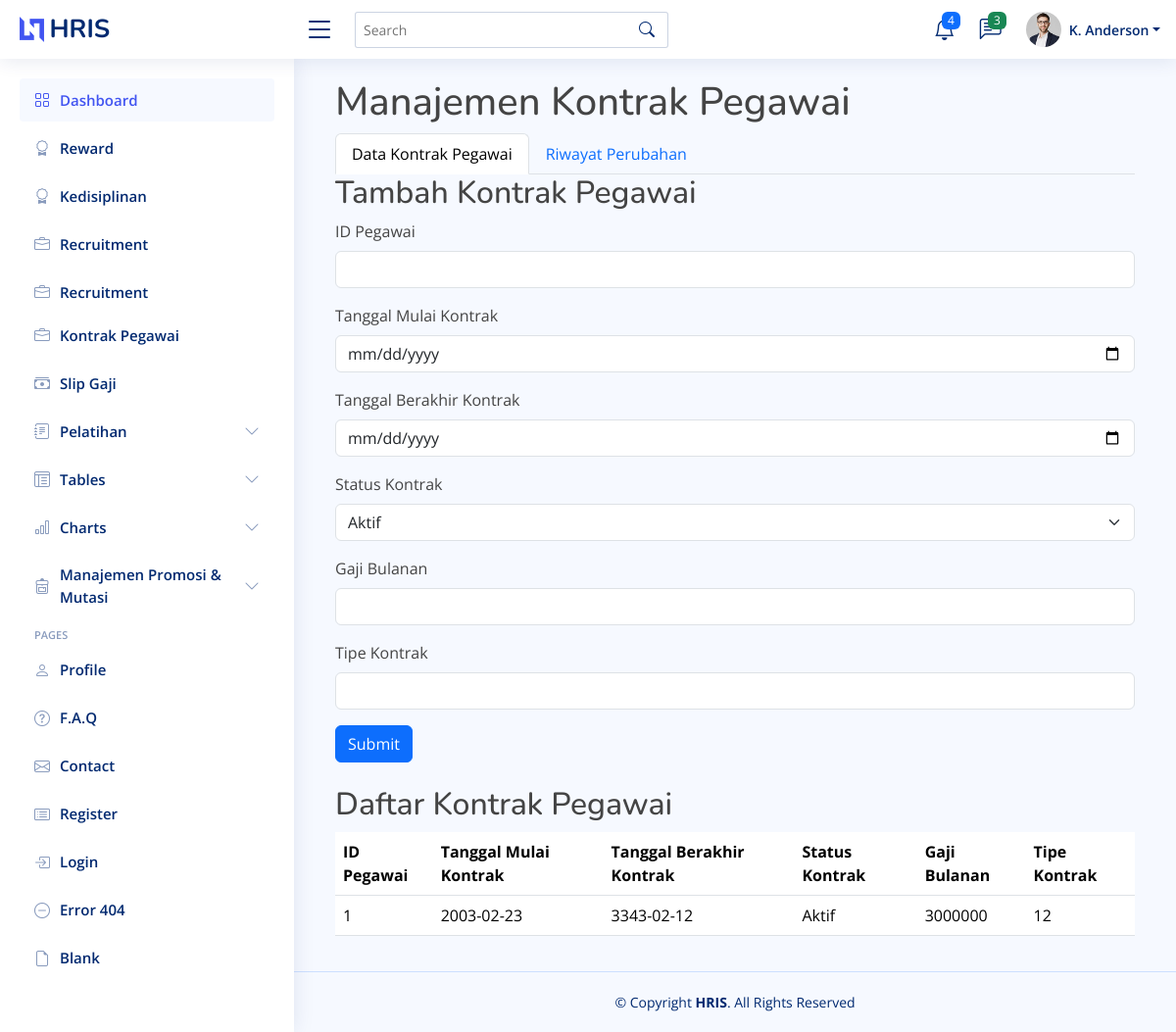
Before: /kontrak_pegawai/index.php with the older database file.
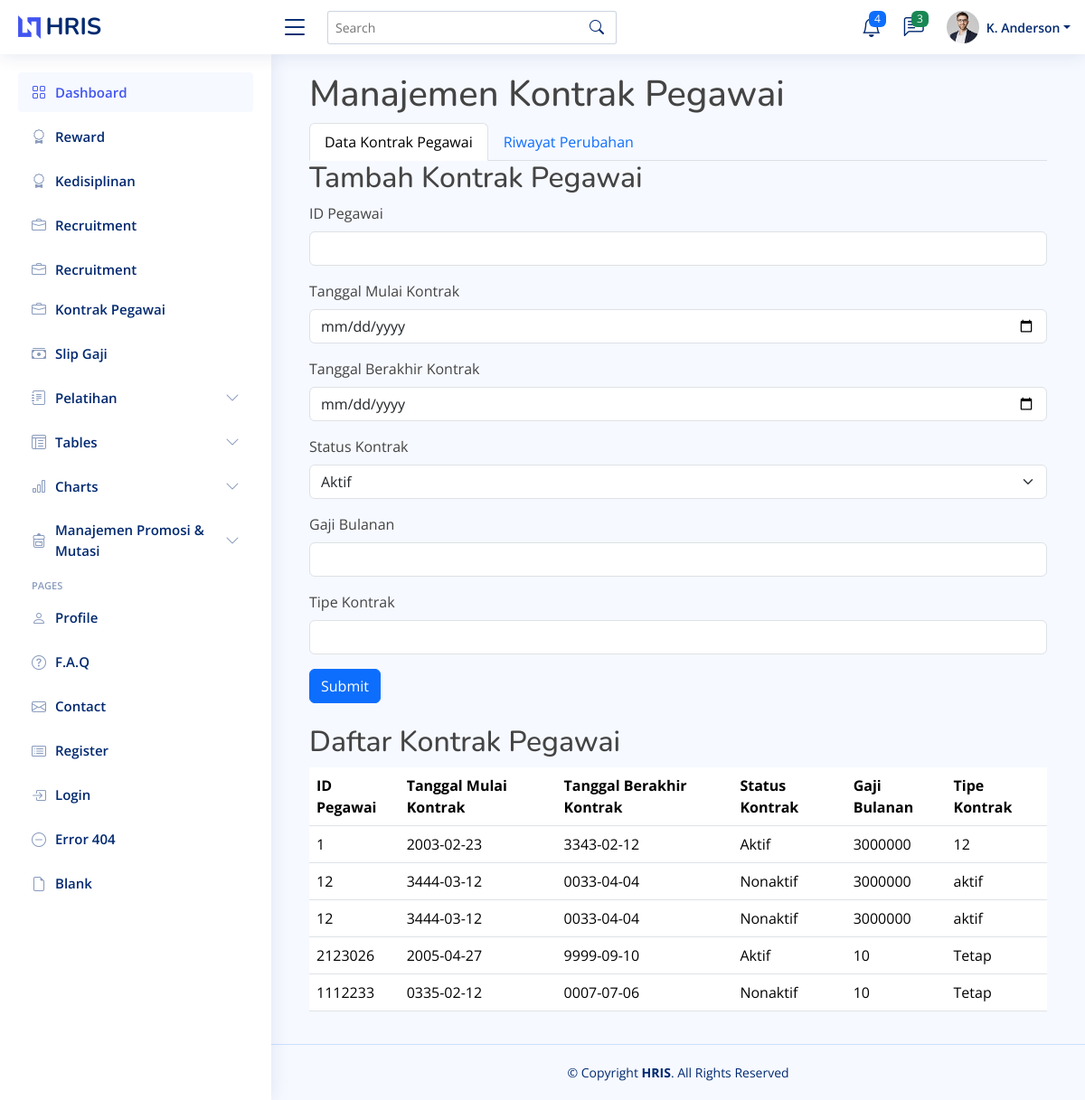
After: the same page with the newer database file.
### kontrak_pegawai/index.php (the view, shortened to what this page needs)
<?php
include '../template/header.php';
include '../template/sidebar.php';
include '../connection.php';
function getData($table) {
    global $conn;
    $result = $conn->query("SELECT * FROM `$table`");
    if ($result) {
        return $result->fetch_all(MYSQLI_ASSOC);
    } else {
        return [];
    }
}
$kontrak_pegawai = getData('kontrak pegawai');
?>
<main id="main" class="main">
    <div class="container">
        <h1>Manajemen Kontrak Pegawai</h1>
        <ul class="nav nav-tabs" id="kontrakPegawaiTab" role="tablist">
            <li class="nav-item" role="presentation">
                <a class="nav-link active" id="kontrak-tab" data-bs-toggle="tab" href="#kontrak" role="tab" aria-controls="kontrak" aria-selected="true">Data Kontrak Pegawai</a>
            </li>
            <li class="nav-item" role="presentation">
                <a class="nav-link" id="riwayat-tab" data-bs-toggle="tab" href="#riwayat" role="tab" aria-controls="riwayat" aria-selected="false">Riwayat Perubahan</a>
            </li>
        </ul>
        <div class="tab-content" id="kontrakPegawaiTabContent">
            <div class="tab-pane fade show active" id="kontrak" role="tabpanel" aria-labelledby="kontrak-tab">
                <h2>Tambah Kontrak Pegawai</h2>
                <form method="post" action="submit_kontrak.php">
                    <div class="mb-3">
                        <label for="id_pegawai" class="form-label">ID Pegawai</label>
                        <input type="number" class="form-control" id="id_pegawai" name="id_pegawai" required>
                    </div>
                    <div class="mb-3">
                        <label for="tanggal_mulai_kontrak" class="form-label">Tanggal Mulai Kontrak</label>
                        <input type="date" class="form-control" id="tanggal_mulai_kontrak" name="tanggal_mulai_kontrak" required>
                    </div>
                    <div class="mb-3">
                        <label for="tanggal_berakhir_kontrak" class="form-label">Tanggal Berakhir Kontrak</label>
                        <input type="date" class="form-control" id="tanggal_berakhir_kontrak" name="tanggal_berakhir_kontrak" required>
                    </div>
                    <div class="mb-3">
                        <label for="status_kontrak" class="form-label">Status Kontrak</label>
                        <select class="form-select" id="status_kontrak" name="status_kontrak" required>
                            <option value="Aktif">Aktif</option>
                        </select>
                    </div>
                    <div class="mb-3">
                        <label for="gaji_bulanan" class="form-label">Gaji Bulanan</label>
                        <input type="text" class="form-control" id="gaji_bulanan" name="gaji_bulanan" required>
                    </div>
                    <div class="mb-3">
                        <label for="tipe_kontrak" class="form-label">Tipe Kontrak</label>
                        <input type="text" class="form-control" id="tipe_kontrak" name="tipe_kontrak" required>
                    </div>
                    <button type="submit" class="btn btn-primary">Submit</button>
                </form>
                <h2 class="mt-4">Daftar Kontrak Pegawai</h2>
                <table class="table">
                    <thead>
                        <tr>
                            <th>ID Pegawai</th>
                            <th>Tanggal Mulai Kontrak</th>
                            <th>Tanggal Berakhir Kontrak</th>
                            <th>Status Kontrak</th>
                            <th>Gaji Bulanan</th>
                            <th>Tipe Kontrak</th>
                        </tr>
                    </thead>
                    <tbody>
                        <?php foreach ($kontrak_pegawai as $row): ?>
                            <tr>
                                <td><?= $row['id_pegawai'] ?></td>
                                <td><?= $row['tanggal_mulai'] ?></td>
                                <td><?= $row['tanggal_berakhir'] ?></td>
                                <td><?= $row['status_kontrak'] ?></td>
                                <td><?= $row['gaji_bulanan'] ?></td>
                                <td><?= $row['tipe_kontrak'] ?></td>
                            </tr>
                        <?php endforeach; ?>
                    </tbody>
                </table>
            </div>
        </div>
    </div>
</main>
<?php
include '../template/footer.php';
?>

### template/header.php (shortened to what this page needs)
<!DOCTYPE html>
<html lang="en">
<head>
    <link href="<?php echo BASE_URL; ?>/hris/assets/vendor/bootstrap/css/bootstrap.min.css" rel="stylesheet">
    <link href="<?php echo BASE_URL; ?>/hris/assets/vendor/bootstrap-icons/bootstrap-icons.css" rel="stylesheet">
    <link href="<?php echo BASE_URL; ?>/hris/assets/vendor/boxicons/css/boxicons.min.css" rel="stylesheet">
    <link href="<?php echo BASE_URL; ?>/hris/assets/vendor/quill/quill.snow.css" rel="stylesheet">
    <link href="<?php echo BASE_URL; ?>/hris/assets/vendor/quill/quill.bubble.css" rel="stylesheet">
    <link href="<?php echo BASE_URL; ?>/hris/assets/vendor/remixicon/remixicon.css" rel="stylesheet">
    <link href="<?php echo BASE_URL; ?>/hris/assets/vendor/simple-datatables/style.css" rel="stylesheet">
    <link href="<?php echo BASE_URL; ?>/hris/assets/css/style.css" rel="stylesheet">
</head>
<body>
    <header id="header" class="header fixed-top d-flex align-items-center">
        <div class="d-flex align-items-center justify-content-between">
            <a href="index.html" class="logo d-flex align-items-center">
                <img src="<?php echo BASE_URL; ?>/hris/assets/img/logo.png" alt="">
                <span class="d-none d-lg-block">HRIS</span>
            </a>
            <i class="bi bi-list toggle-sidebar-btn"></i>
        </div>
        <div class="search-bar">
            <form class="search-form d-flex align-items-center" method="POST" action="#">
                <input type="text" name="query" placeholder="Search" title="Enter search keyword">
                <button type="submit" title="Search"><i class="bi bi-search"></i></button>
            </form>
        </div>
        <nav class="header-nav ms-auto">
            <ul class="d-flex align-items-center">
                <li class="nav-item dropdown">
                    <a class="nav-link nav-icon" href="#" data-bs-toggle="dropdown">
                        <i class="bi bi-bell"></i>
                        <span class="badge bg-primary badge-number">4</span>
                    </a>
                </li>
                <li class="nav-item dropdown">
                    <a class="nav-link nav-icon" href="#" data-bs-toggle="dropdown">
                        <i class="bi bi-chat-left-text"></i>
                        <span class="badge bg-success badge-number">3</span>
                    </a>
                </li>
                <li class="nav-item dropdown pe-3">
                    <a class="nav-link nav-profile d-flex align-items-center pe-0" href="#" data-bs-toggle="dropdown">
                        <img src="<?php echo BASE_URL; ?>/hris/assets/img/profile-img.jpg" alt="Profile" class="rounded-circle">
                        <span class="d-none d-md-block dropdown-toggle ps-2">K. Anderson</span>
                    </a>
                </li>
            </ul>
        </nav>
    </header>

### template/sidebar.php (shortened to what this page needs)
<aside id="sidebar" class="sidebar">
    <ul class="sidebar-nav" id="sidebar-nav">
        <li class="nav-item">
            <a class="nav-link " href="<?php echo BASE_URL; ?>/hris/index.php">
                <i class="bi bi-grid"></i>
                <span>Dashboard</span>
            </a>
        </li>
        <li class="nav-item">
            <a class="nav-link collapsed" data-bs-target="#components-nav" data-bs-toggle="collapse" href="<?php echo BASE_URL; ?>/hris/reward/index.php">
                <i class="bi bi-award"></i><span>Reward</span></i>
            </a>
        </li>
        <li class="nav-item">
            <a class="nav-link collapsed" data-bs-target="#components-nav" data-bs-toggle="collapse" href="<?php echo BASE_URL; ?>/hris/kedisiplinan/index.php">
                <i class="bi bi-award"></i><span>Kedisiplinan</span></i>
            </a>
        </li>
        <li class="nav-item">
            <a class="nav-link collapsed" href="<?php echo BASE_URL; ?>/hris/recruitment/index.php">
                <i class="bi bi-briefcase"></i><span>Recruitment</span>
            </a>
        </li>
        <a class="nav-link collapsed" href="<?php echo BASE_URL; ?>/hris/recruitment/index.php">
            <i class="bi bi-briefcase"></i><span>Recruitment</span>
        </a>
        <li class="nav-item">
        <a class="nav-link collapsed" href="<?php echo BASE_URL; ?>/hris/kontrak_pegawai/index.php">
            <i class="bi bi-briefcase"></i><span>Kontrak Pegawai</span>
        </a>
        <li class="nav-item">
        <a class="nav-link collapsed" href="<?php echo BASE_URL; ?>/hris/slip_gaji/index.php">
            <i class="bi bi-cash-stack"></i><span>Slip Gaji</span>
        </a>
    </li>
        <li class="nav-item">
            <a class="nav-link collapsed" data-bs-target="#forms-nav" data-bs-toggle="collapse" href="#">
                <i class="bi bi-journal-text"></i><span>Pelatihan</span><i class="bi bi-chevron-down ms-auto"></i>
            </a>
        </li>
        <li class="nav-item">
            <a class="nav-link collapsed" data-bs-target="#tables-nav" data-bs-toggle="collapse" href="#">
                <i class="bi bi-layout-text-window-reverse"></i><span>Tables</span><i class="bi bi-chevron-down ms-auto"></i>
            </a>
        </li>
        <li class="nav-item">
            <a class="nav-link collapsed" data-bs-target="#charts-nav" data-bs-toggle="collapse" href="#">
                <i class="bi bi-bar-chart"></i><span>Charts</span><i class="bi bi-chevron-down ms-auto"></i>
            </a>
        </li>
        <li class="nav-item">
            <a class="nav-link collapsed" data-bs-target="#icons-nav" data-bs-toggle="collapse" href="#">
                <i class="bi bi-backpack4"></i><span>Manajemen Promosi & Mutasi</span><i class="bi bi-chevron-down ms-auto"></i>
            </a>
        </li>
        <li class="nav-heading">Pages</li>
        <li class="nav-item">
            <a class="nav-link collapsed" href="users-profile.html">
                <i class="bi bi-person"></i>
                <span>Profile</span>
            </a>
        </li>
        <li class="nav-item">
            <a class="nav-link collapsed" href="pages-faq.html">
                <i class="bi bi-question-circle"></i>
                <span>F.A.Q</span>
            </a>
        </li>
        <li class="nav-item">
            <a class="nav-link collapsed" href="pages-contact.html">
                <i class="bi bi-envelope"></i>
                <span>Contact</span>
            </a>
        </li>
        <li class="nav-item">
            <a class="nav-link collapsed" href="pages-register.html">
                <i class="bi bi-card-list"></i>
                <span>Register</span>
            </a>
        </li>
        <li class="nav-item">
            <a class="nav-link collapsed" href="pages-login.html">
                <i class="bi bi-box-arrow-in-right"></i>
                <span>Login</span>
            </a>
        </li>
        <li class="nav-item">
            <a class="nav-link collapsed" href="pages-error-404.html">
                <i class="bi bi-dash-circle"></i>
                <span>Error 404</span>
            </a>
        </li>
        <li class="nav-item">
            <a class="nav-link collapsed" href="pages-blank.html">
                <i class="bi bi-file-earmark"></i>
                <span>Blank</span>
            </a>
        </li>
    </ul>
</aside>

### template/footer.php (shortened to what this page needs)
<footer id="footer" class="footer">
    <div class="copyright">
        &copy; Copyright <strong><span>HRIS</span></strong>. All Rights Reserved
    </div>
</footer>
</body>
</html>

### assets/css/style.css (style rules this page uses)
:root { scroll-behavior: smooth; }
body { font-family: "Open Sans", sans-serif; background: #f6f9ff; color: #444444; }
a { color: #4154f1; text-decoration: none; }
h1, h2, h3, h4, h5, h6 { font-family: "Nunito", sans-serif; }
#main { margin-top: 60px; padding: 20px 30px; transition: all 0.3s; }
.logo { line-height: 1; }
@media (min-width: 1200px) { .logo { width: 280px; } }
.logo img { max-height: 26px; margin-right: 6px; }
.logo span { font-size: 26px; font-weight: 700; color: #012970; font-family: "Nunito", sans-serif; }
.header { transition: all 0.5s; z-index: 997; height: 60px; box-shadow: 0px 2px 20px rgba(1, 41, 112, 0.1); background-color: #fff; padding-left: 20px; }
.header .toggle-sidebar-btn { font-size: 32px; padding-left: 10px; cursor: pointer; color: #012970; }
.header .search-bar { min-width: 360px; padding: 0 20px; }
.header .search-form { width: 100%; }
.header .search-form input { border: 0; font-size: 14px; color: #012970; border: 1px solid rgba(1, 41, 112, 0.2); padding: 7px 38px 7px 8px; border-radius: 3px; transition: 0.3s; width: 100%; }
.header .search-form button { border: 0; padding: 0; margin-left: -30px; background: none; }
.header .search-form button i { color: #012970; }
.header-nav ul { list-style: none; }
.header-nav>ul { margin: 0; padding: 0; }
.header-nav .nav-icon { font-size: 22px; color: #012970; margin-right: 25px; position: relative; }
.header-nav .nav-profile { color: #012970; }
.header-nav .nav-profile img { max-height: 36px; }
.header-nav .nav-profile span { font-size: 14px; font-weight: 600; }
.header-nav .badge-number { position: absolute; inset: -2px -5px auto auto; font-weight: normal; font-size: 12px; padding: 3px 6px; }
.sidebar { position: fixed; top: 60px; left: 0; bottom: 0; width: 300px; z-index: 996; transition: all 0.3s; padding: 20px; overflow-y: auto; scrollbar-width: thin; scrollbar-color: #aab7cf transparent; box-shadow: 0px 0px 20px rgba(1, 41, 112, 0.1); background-color: #fff; }
@media (min-width: 1200px) { #main, #footer { margin-left: 300px; } }
.sidebar-nav { padding: 0; margin: 0; list-style: none; }
.sidebar-nav li { padding: 0; margin: 0; list-style: none; }
.sidebar-nav .nav-item { margin-bottom: 5px; }
.sidebar-nav .nav-heading { font-size: 11px; text-transform: uppercase; color: #899bbd; font-weight: 600; margin: 10px 0 5px 15px; }
.sidebar-nav .nav-link { display: flex; align-items: center; font-size: 15px; font-weight: 600; color: #4154f1; transition: 0.3; background: #f6f9ff; padding: 10px 15px; border-radius: 4px; }
.sidebar-nav .nav-link i { font-size: 16px; margin-right: 10px; color: #4154f1; }
.sidebar-nav .nav-link.collapsed { color: #012970; background: #fff; }
.sidebar-nav .nav-link.collapsed i { color: #899bbd; }
.sidebar-nav .nav-link .bi-chevron-down { margin-right: 0; transition: transform 0.2s ease-in-out; }
.footer { padding: 20px 0; font-size: 14px; transition: all 0.3s; border-top: 1px solid #cddfff; }
.footer .copyright { text-align: center; color: #012970; }

### kontrak_pegawai/index.php (style rules this page uses)
.tab-pane { transition: all 0.5s ease; }

Changed rows visible on the page:
added kontrak pegawai: id_pegawai "12", tanggal_mulai "3444-03-12", tanggal_berakhir "0033-04-04", status_kontrak "Nonaktif", gaji_bulanan "3000000", tipe_kontrak "aktif"
added kontrak pegawai: id_pegawai "12", tanggal_mulai "3444-03-12", tanggal_berakhir "0033-04-04", status_kontrak "Nonaktif", gaji_bulanan "3000000", tipe_kontrak "aktif"
added kontrak pegawai: id_pegawai "2123026", tanggal_mulai "2005-04-27", tanggal_berakhir "9999-09-10", status_kontrak "Aktif", gaji_bulanan "10", tipe_kontrak "Tetap"
added kontrak pegawai: id_pegawai "1112233", tanggal_mulai "0335-02-12", tanggal_berakhir "0007-07-06", status_kontrak "Nonaktif", gaji_bulanan "10", tipe_kontrak "Tetap"
